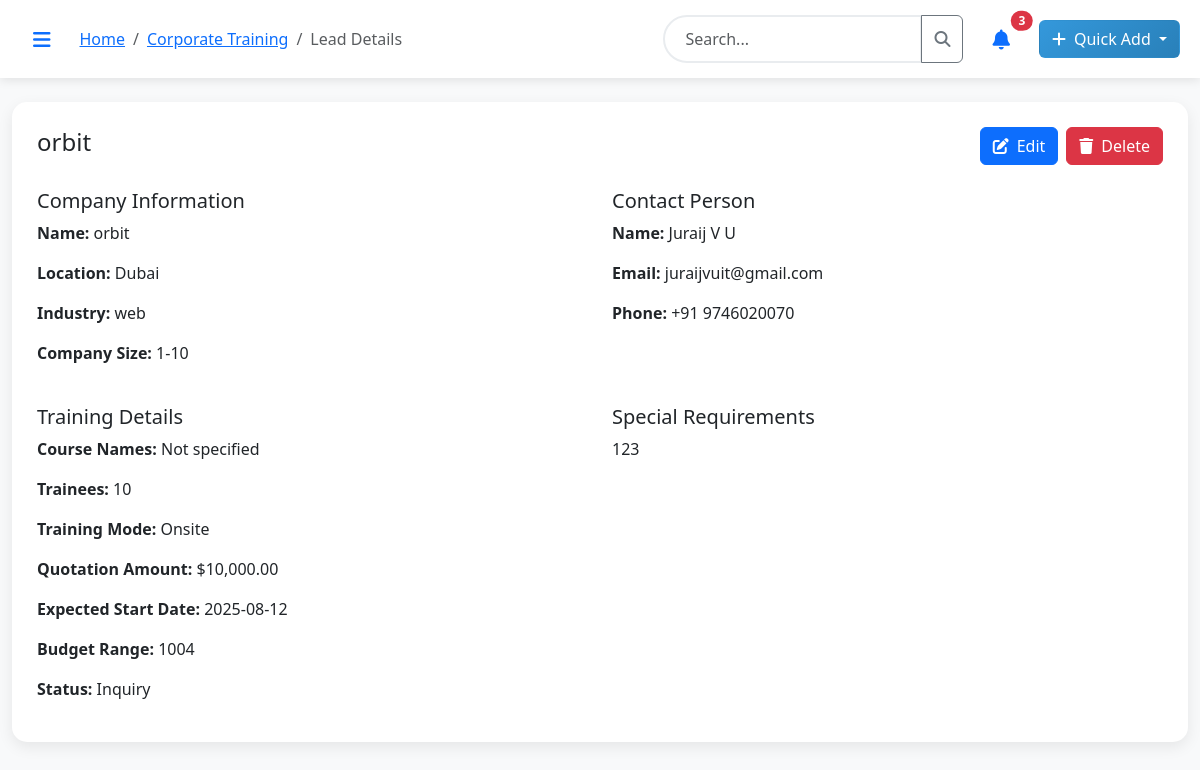
The page /corporate-leads/2 (signed in) on the database its author committed.
### models.py (models this page shows)
class CorporateTraining(db.Model):
    id = db.Column(db.Integer, primary_key=True)
    company_name = db.Column(db.String(200), nullable=False)
    location = db.Column(db.String(200), nullable=False)
    contact_person_name = db.Column(db.String(100), nullable=False)
    contact_person_email = db.Column(db.String(120), nullable=False)
    contact_person_country_code = db.Column(db.String(5), default='+971')
    contact_person_phone = db.Column(db.String(20), nullable=False)
    industry = db.Column(db.String(100))
    company_size = db.Column(db.String(50))
    course_names = db.Column(db.Text)  # JSON array of course IDs for multiple courses
    trainee_count = db.Column(db.Integer, nullable=False)
    training_mode = db.Column(db.String(20))  # Onsite, Online, Hybrid
    quotation_amount = db.Column(db.Float, default=0.0)
    expected_start_date = db.Column(db.Date)
    budget_range = db.Column(db.String(50))
    special_requirements = db.Column(db.Text)
    status = db.Column(db.String(20), default='Inquiry')  # Inquiry, Proposal, Negotiation, Confirmed, Completed
    deal_value = db.Column(db.Float, default=0.0)
    start_date = db.Column(db.Date)
    end_date = db.Column(db.Date)
    created_at = db.Column(db.DateTime, default=datetime.utcnow)
    created_by_id = db.Column(db.Integer, db.ForeignKey('user.id'))
    created_by = db.relationship('User', backref='corporate_leads')

### routes.py (the view, shortened to what this page needs)
@main.route('/corporate-leads/<int:id>')
@login_required
def view_corporate_lead(id):
    lead = CorporateTraining.query.get_or_404(id)
    course_names_list = []
    return render_template('corporate_lead_detail.html', lead=lead, course_names_list=course_names_list)

### app.py (called while the page is built)
@login_manager.user_loader
def load_user(user_id):
    from models import User
    return User.query.get(int(user_id))

### templates/corporate_lead_detail.html (shortened to what this page needs)
{% extends "base.html" %}
{% block breadcrumb %}
{{ super() }}
<li class="breadcrumb-item"><a href="{{ url_for('main.corporate') }}">Corporate Training</a></li>
<li class="breadcrumb-item active">Lead Details</li>
{% endblock %}
{% block content %}
<div class="row mb-4">
    <div class="col-12">
        <div class="dashboard-card">
            <div class="d-flex justify-content-between align-items-center mb-4">
                <h4>{{ lead.company_name }}</h4>
                <div class="d-flex gap-2">
                    <a href="{{ url_for('main.edit_corporate_lead', id=lead.id) }}" class="btn btn-primary">
                        <i class="fas fa-edit me-2"></i>Edit
                    </a>
                    <a href="{{ url_for('main.delete_corporate_lead', id=lead.id) }}" class="btn btn-danger" onclick="return confirm('Are you sure you want to delete this lead?')">
                        <i class="fas fa-trash me-2"></i>Delete
                    </a>
                </div>
            </div>
            <div class="row">
                <div class="col-md-6">
                    <h5>Company Information</h5>
                    <p><strong>Name:</strong> {{ lead.company_name }}</p>
                    <p><strong>Location:</strong> {{ lead.location }}</p>
                    <p><strong>Industry:</strong> {{ lead.industry or 'Not specified' }}</p>
                    <p><strong>Company Size:</strong> {{ lead.company_size or 'Not specified' }}</p>
                </div>
                <div class="col-md-6">
                    <h5>Contact Person</h5>
                    <p><strong>Name:</strong> {{ lead.contact_person_name }}</p>
                    <p><strong>Email:</strong> {{ lead.contact_person_email }}</p>
                    <p><strong>Phone:</strong> {{ lead.contact_person_country_code }} {{ lead.contact_person_phone }}</p>
                </div>
            </div>
            <div class="row mt-4">
                <div class="col-md-6">
                    <h5>Training Details</h5>
                    <p><strong>Course Names:</strong> {{ course_names_list | join(', ') if course_names_list else 'Not specified' }}</p>
                    <p><strong>Trainees:</strong> {{ lead.trainee_count }}</p>
                    <p><strong>Training Mode:</strong> {{ lead.training_mode or 'Not specified' }}</p>
                    <p><strong>Quotation Amount:</strong> ${{ "{:,.2f}".format(lead.quotation_amount) if lead.quotation_amount else 'Not quoted' }}</p>
                    <p><strong>Expected Start Date:</strong> {{ lead.expected_start_date.strftime('%Y-%m-%d') if lead.expected_start_date else 'Not specified' }}</p>
                    <p><strong>Budget Range:</strong> {{ lead.budget_range or 'Not specified' }}</p>
                    <p><strong>Status:</strong> {{ lead.status }}</p>
                </div>
                <div class="col-md-6">
                    <h5>Special Requirements</h5>
                    <p>{{ lead.special_requirements or 'None' }}</p>
                </div>
            </div>
        </div>
    </div>
</div>
{% endblock %}

### static/css/style.css (style rules this page uses)
:root { --primary-color: #3498db; --secondary-color: #2c3e50; --success-color: #27ae60; --warning-color: #f39c12; --danger-color: #e74c3c; --info-color: #17a2b8; --light-bg: #f8f9fa; --dark-bg: #343a40; }
body { font-family: 'Segoe UI', Tahoma, Geneva, Verdana, sans-serif; background-color: var(--light-bg); }
.dashboard-card { background: white; border-radius: 15px; padding: 25px; box-shadow: 0 5px 15px rgba(0, 0, 0, 0.08); transition: transform 0.3s ease, box-shadow 0.3s ease; border: none; }

### rows shown on the page
CorporateTraining: company_name "orbit", location "Dubai", industry "web", company_size "1-10", contact_person_name "Juraij V U", contact_person_email "juraijvuit@gmail.com", contact_person_country_code "+91", contact_person_phone "9746020070", trainee_count "10", training_mode "Onsite", quotation_amount "10,000.00", expected_start_date "2025-08-12", budget_range "1004", status "Inquiry", special_requirements "123"
